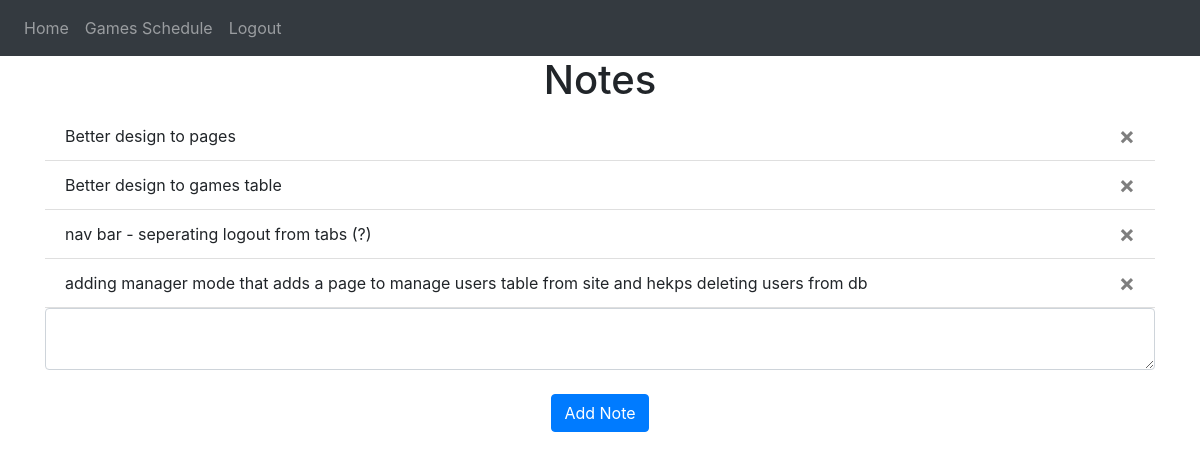
The page / (signed in) on the database as committed earlier.
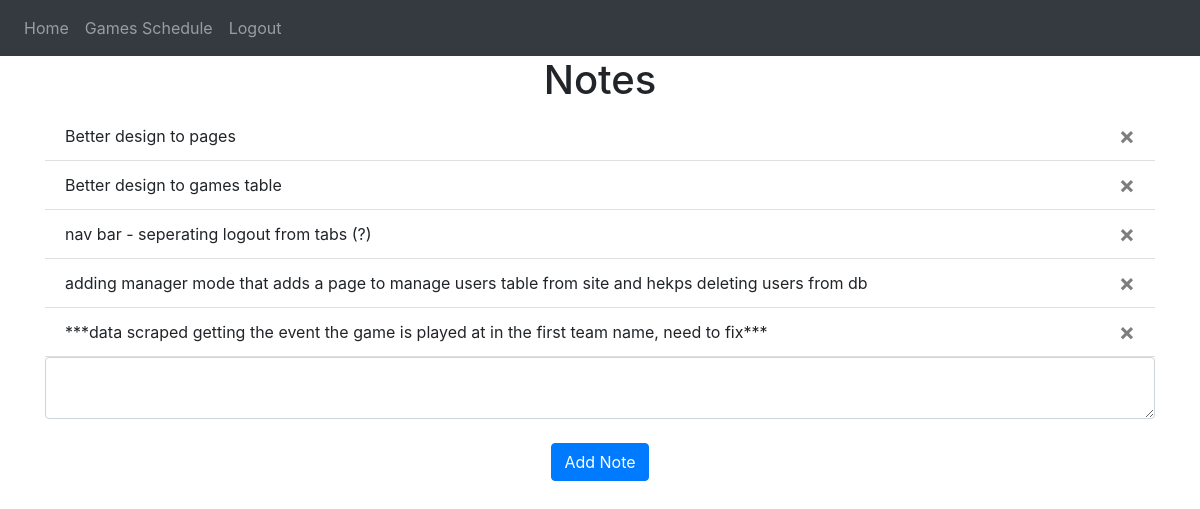
The same page on the database as committed later.
### website/models.py (models this page shows)
class Note(db.Model):
    id = db.Column(db.Integer, primary_key=True)
    data = db.Column(db.String(10000))
    date = db.Column(db.DateTime(timezone=True), default=func.now())
    user_id = db.Column(db.Integer, db.ForeignKey('user.id'))

### website/views.py (the view, shortened to what this page needs)
@views.route('/', methods=['GET', 'POST'])
@login_required
def home():
    return render_template("home.html", user=current_user)

### website/__init__.py (called while the page is built)
def create_app():
    app = Flask(__name__)
    app.config['SECRET_KEY'] = 'one piece rocks'
    app.config['SQLALCHEMY_DATABASE_URI'] = f'sqlite:///{DB_NAME}'
    db.init_app(app)
    from .views import views
    from .auth import auth
    app.register_blueprint(views, url_prefix='/')
    app.register_blueprint(auth, url_prefix='/')
    from .models import User, Note
    create_database(app)
    login_manager = LoginManager()
    login_manager.login_view = 'auth.login'
    login_manager.init_app(app)
    @login_manager.user_loader
    def load_user(id):
        return User.query.get(int(id))
    return app

### website/templates/home.html
{% extends "base.html" %} {% block title %}Home{% endblock %}
{% block content %}
<h1 align="center">Notes</h1>
<ul class="list-group list-group-flush" id="notes">
    {% for note in user.notes %}
    <li class="list-group-item">
        {{ note.data }}
        <button type="button" class="close" onClick="deleteNote({{ note.id }})">
            <span aria-hidden="true">&times;</span>
        </button>
    </li>
    {% endfor %}
</ul>
<form method="POST">
    <textarea name="note" id="note" class="form-control"></textarea>
    <br />
    <div align="center">
        <button type="submit" class="btn btn-primary">Add Note</button>
    </div>
</form>
{% endblock %}

Rows that differ between the two databases and show on the page:
added Note: data "***data scraped getting the event the game is played at in the first team name, need to fix***"
